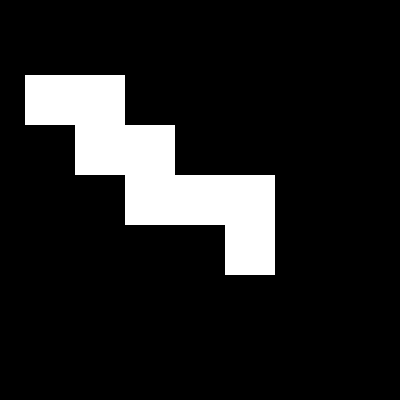
Frame 1 (no input)
Frame 60 (the mouse pressed at the canvas centre just before this capture): identical to frame 1, image omitted
Frame 120 (the mouse held since frame 60 and released just before this capture): blank canvas, image omitted

The Processing sketch that drew this single still picture (run headless with seeded random() and noise(); from frame 60 on, the mouse is pressed at the canvas centre):

// Processing sketch: processing_142261
// ── processing_142261.pde


float x = 0;

int px = 50;
int py = 50;

      int i = 0;

void setup() {
  size(400, 400);
  smooth();
  rectMode(RADIUS);
  noStroke();
  background(0);
}

void draw() {

  while (i < 8) {

    x = int(random(1, 3));

    if (x == 2) {
      rect(px, py + 50, 25, 25);
      py = py + 50;
    } 

    if (x ==1) {
      rect(px + 50, py, 25, 25);
      px = px + 50;
    } 

    println(i);
    i = i + 1;
  }

  if (mousePressed == true) {
    background(0);
    i = 0;
    px = 50;
    py = 50;
  }
}
